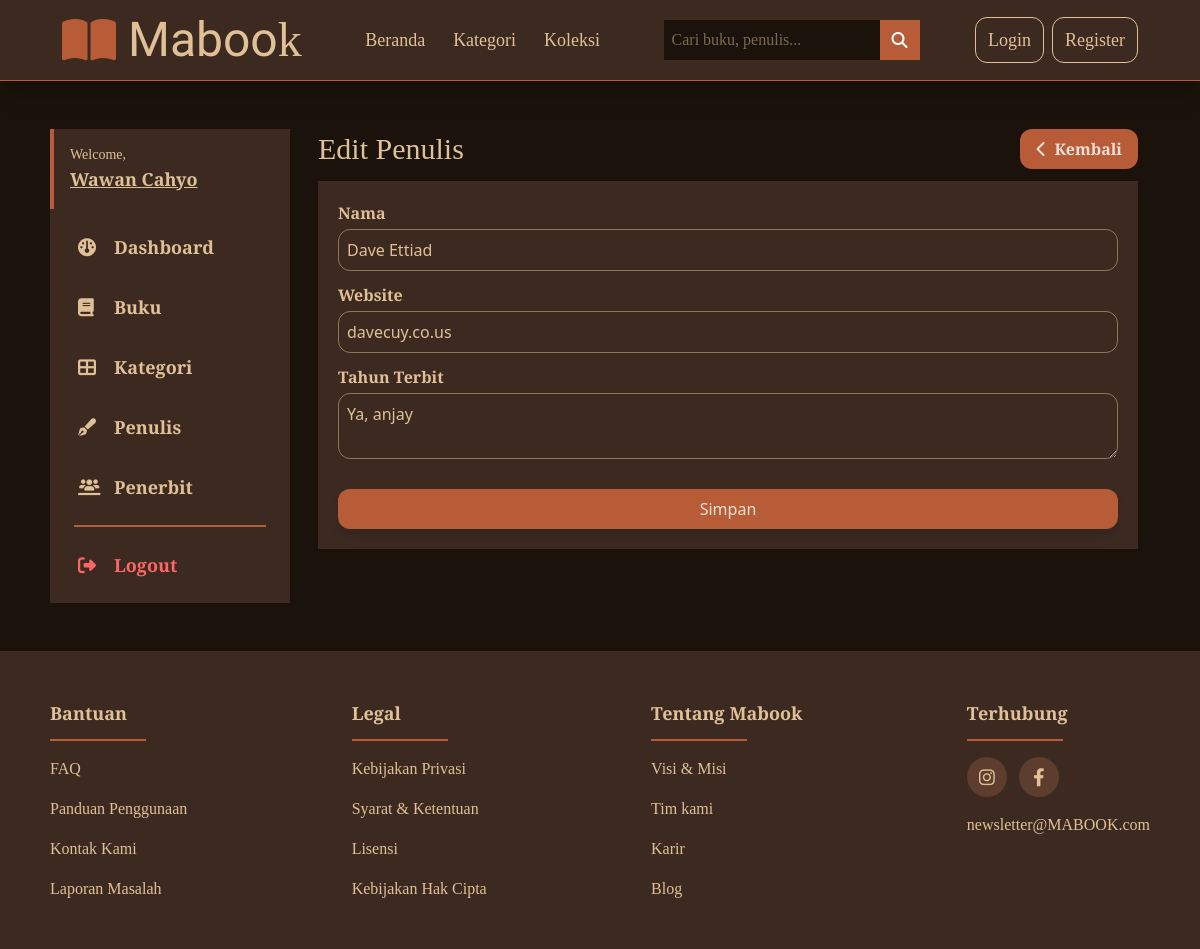
/admin/author-update.php?id=6, run on the app's committed database.
### tables this page shows
CREATE TABLE `authors` (
  `id` bigint UNSIGNED NOT NULL,
  `name` varchar(255) NOT NULL,
  `website` varchar(255) NOT NULL,
  `description` mediumtext NOT NULL,
  `created_at` datetime NOT NULL
);

### config/config.php (called while the page is built, shortened)
<?php
$old = $_SESSION['old'] ?? null;

### functions/authors.php (called while the page is built, shortened)
<?php
require_once __DIR__ . '/../config/db.php';
function getAuthor(int $id): ?array
{
    global $conn;
    $stmt = $conn->prepare('SELECT * FROM authors WHERE id = ?');
    $stmt->bind_param('i', $id);
    $stmt->execute();
    $result = $stmt->get_result();
    return $result->fetch_assoc() ?: null;
}

### admin/author-update.php (the view, shortened to what this page needs)
<?php require_once(__DIR__ . '/../config/config.php') ?>
<?php require_once(__DIR__ . '/../functions/authors.php') ?>
<?php
$id = $_GET['id'];
$author = getAuthor($id);
?>
<!DOCTYPE html>
<html lang="en">
<head>
    <link rel="stylesheet" href="https://cdnjs.cloudflare.com/ajax/libs/font-awesome/6.4.0/css/all.min.css">
    <link rel="stylesheet" href="/css/output.css">
    <link rel="stylesheet" href="/mabook/src/output.css">
</head>
<body class="bg-[url('https://www.transparenttextures.com/patterns/black-paper.png')] bg-[#1A120B]">
    <?php require_once(__DIR__ . '/../include/header.php') ?>
    <div class="w-11/12 max-w-[1200px] mx-auto mt-12 flex items-start gap-4 relative">
        <?php require_once(__DIR__ . '/../include/admin-sidebar.php') ?>
        <div class="w-full px-3">
            <div>
                <div class="font-crimson text-mabook-light flex justify-between items-center">
                    <div class="text-3xl">Edit Penulis</div>
                    <a href="authors.php" class="bg-mabook-midtone text-white/80 py-2 px-4 rounded-xl duration-200 hover:-translate-y-0.5 active:translate-y-1">
                        <div class="flex gap-2 items-center font-semibold">
                            <i class="fas fa-chevron-left"></i>
                            Kembali
                        </div>
                    </a>
                </div>
                <div class="bg-mabook-primary w-full p-5 mt-3">
                    <form action="#" method="POST">
                        <div class="mb-3">
                            <label for="name" class="mabook-label">Nama</label>
                            <input type="text" id="name" name="name" value="<?= $old['name'] ?? $author['name'] ?>" class="mabook-form-control" placeholder="Tuliskan nama penulis...">
                        </div>
                        <div class="mb-3">
                            <label for="website" class="mabook-label">Website</label>
                            <input type="text" id="website" name="website" value="<?= $old['website'] ?? $author['website'] ?>" class="mabook-form-control" placeholder="Tuliskan alamat website penulis...">
                        </div>
                        <div class="mb-3">
                            <label for="description" class="mabook-label">Tahun Terbit</label>
                            <textarea name="description" id="description" placeholder="Tuliskan deskripsi tentang penulis..." class="mabook-form-control"><?= $old['description'] ?? $author['description'] ?></textarea>
                        </div>
                        <button class="mabook-btn-primary mt-3">Simpan</button>
                    </form>
                </div>
            </div>
        </div>
    </div>
    <?php require_once(__DIR__ . '/../include/footer.php') ?>
</body>
</html>

### data on the page
authors: name "Dave Ettiad", website "davecuy.co.us", description "Ya, anjay"
